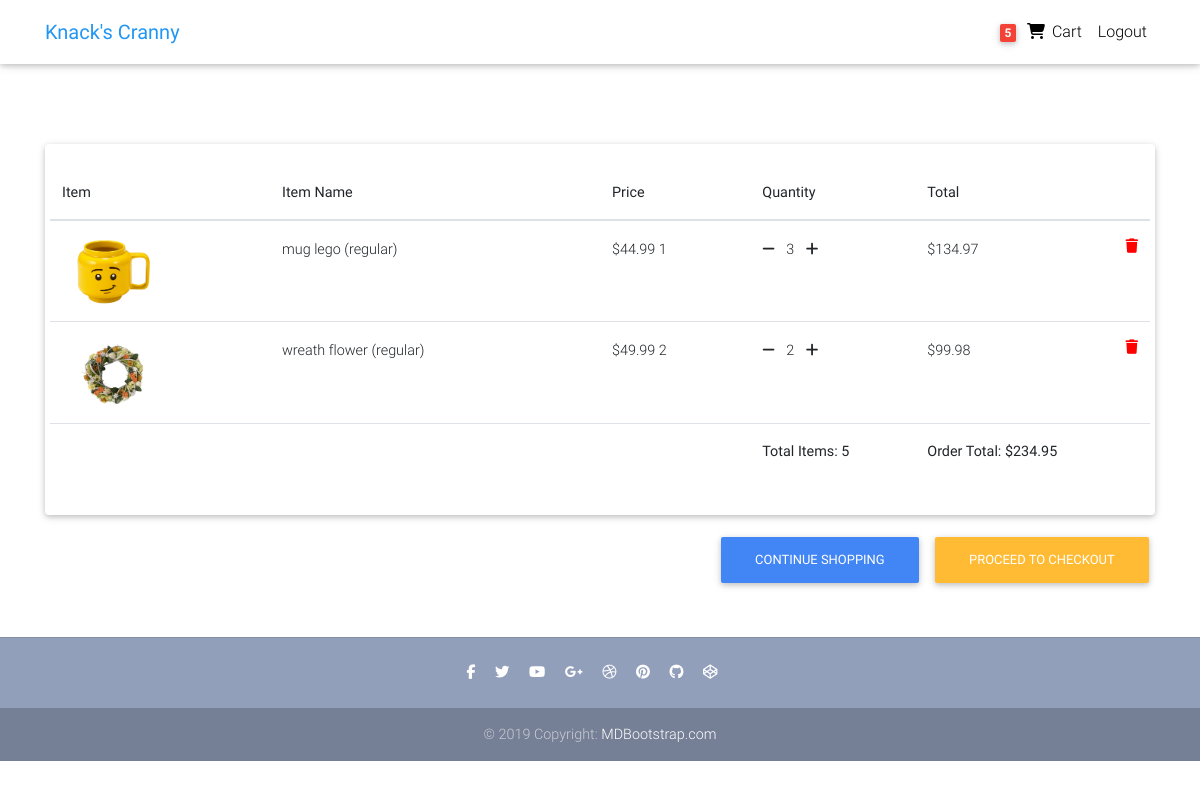
The app's page /cart/ (signed in) with its own data.
### users/models.py (models this page shows, shortened)
class Customer(models.Model):
    user = models.OneToOneField(User, on_delete=models.SET_NULL, blank=True, null=True)
    session_id = models.CharField(max_length=32, blank=True, null=True)
    first_name = models.CharField(max_length=50, blank=True, null=True)
    last_name = models.CharField(max_length=50, blank=True, null=True)
    email = models.EmailField(max_length=100, blank=True, null=True)
    contact1 = models.CharField(max_length=30, blank=True, null=True)
    contact2 = models.CharField(max_length=30, blank=True, null=True)
    date_added = models.DateTimeField(default=timezone.now)
    image = models.ImageField(default=f'default_profile.png', upload_to='profile_pics')

### ecommerce/models.py (models this page shows, shortened)
class Order(models.Model):
    customer = models.ForeignKey(Customer, on_delete=models.SET_NULL, blank=True, null=True)
    reference_code = models.CharField(max_length=20, blank=True, null=True)
    shipping_address = models.ForeignKey(Address, related_name='shipping_address', on_delete=models.SET_NULL, blank=True, null=True)
    billing_address = models.ForeignKey(Address, related_name='billing_address', on_delete=models.SET_NULL, blank=True, null=True)
    payment = models.ForeignKey(Payment, on_delete=models.SET_NULL, blank=True, null=True)
    coupon = models.ForeignKey(Coupon, on_delete=models.SET_NULL, blank=True, null=True)
    date_added = models.DateTimeField(default=timezone.now)
    is_ordered = models.BooleanField(default=False)
    ordered_date = models.DateTimeField(blank=True, null=True)
    @property
    def get_cart_total(self):
        order_items = self.orderitem_set.all()
        total = sum([item.get_total for item in order_items])
        if self.coupon:
            if self.coupon.fixed_amount:
                total -= self.coupon.fixed_amount
            elif self.coupon.percent_value:
                total = round(total - (total * (self.coupon.percent_value / 100)),2)
        return total
    @property
    def get_cart_items(self):
        order_items = self.orderitem_set.all()
        total = sum([item.quantity for item in order_items])
        return total

class OrderItem(models.Model):
    item = models.ForeignKey(Variation, on_delete=models.SET_NULL, blank=True, null=True)
    order = models.ForeignKey(Order, on_delete=models.SET_NULL, blank=True, null=True)
    quantity = models.IntegerField(default=0, blank=True, null=True)
    date_added = models.DateTimeField(default=timezone.now)
    @property
    def get_total(self):
        total = self.item.price * self.quantity
        return total

### items/models.py (models this page shows, shortened)
class Variation(models.Model):
    item = models.ForeignKey(Item, on_delete=models.CASCADE)
    name = models.CharField(max_length=100, default='regular')
    alias = models.CharField(max_length=150, blank=True, unique=True)
    price = models.DecimalField(max_digits=6, decimal_places=2, null=True, blank=True)
    price_discount = models.DecimalField(max_digits=6, decimal_places=2, null=True, blank=True)
    description = models.TextField(null=True, blank=True)
    inventory = models.PositiveIntegerField(default=0, blank=True)
    active = models.BooleanField(default=True)
    date_added = models.DateTimeField(default=timezone.now)
    date_updated = models.DateTimeField(default=timezone.now)

class VariationImage(models.Model):
    variation = models.ForeignKey(Variation, on_delete=models.CASCADE)
    name = models.CharField(max_length=100, default='default')
    alias = models.CharField(max_length=150, blank=True, unique=True)
    image = image = models.ImageField(default=f'default_variation.png', upload_to='item_variation_pics')

class Item(models.Model):
    category = models.ForeignKey(Category, on_delete=models.SET_NULL, null=True, blank=True)
    name = models.CharField(max_length=100, unique=True)
    description = models.TextField()
    price = models.DecimalField(max_digits=6, decimal_places=2)
    price_discount = models.DecimalField(max_digits=6, decimal_places=2, null=True, blank=True)
    date_added = models.DateTimeField(default=timezone.now)
    date_updated = models.DateTimeField(default=timezone.now)
    image = models.ImageField(default=f'default.png', upload_to='item_pics')

### ecommerce/views.py (the view)
# urls.py: path('cart/', views.cart, name='cart'),
def cart(request):
    customer = query_customer(request)
    order, created = Order.objects.get_or_create(customer=customer, is_ordered=False)
    items = order.orderitem_set.all()
    context = {
        'items': items,
        'order': order,
    }
    return render(request, 'ecommerce/cart.html', context)

### ecommerce/templatetags/cart_items_count.py (called while the page is built)
@register.filter
def cart_items_count(request):
    customer = query_customer(request)
    order = Order.objects.filter(customer=customer, is_ordered=False)
    if order.exists():
        return order.first().get_cart_items
    return None

### ecommerce/views.py (called while the page is built)
def query_customer(request):
    if request.user.is_authenticated:
        return Customer.objects.filter(user=request.user).first()
    else:
        return get_session(request)

### ecommerce/templates/ecommerce/cart.html (shortened to what this page needs)
{% extends "ecommerce/base.html" %}
{% block content %}
<main class="mt-5 pt-4">
  <div class="container">
    <div class="row">
      <div class="col-md-12 mb-4">
        <div class="card">
          <div class="card-body">
            <div class="row">
              <div class="table-responsive text-nowrap">
                <table class="table">
                  <thead>
                    <tr>
                      <th scope="col">Item</th>
                      <th scope="col">Item Name</th>
                      <th scope="col">Price</th>
                      <th scope="col" class="th-cart">Quantity</th>
                      <th scope="col" class="th-cart">Total</th>
                      <th scope="col"></th>
                    </tr>
                  </thead>
                  <tbody>
                    {% for item in items %}
                    <tr>
                      <th scope="row" class="th-summary-img"><img style="width:100px" src="{{ item.item.variationimage_set.first.image.url }}"></th>
                      <td class="td-cart">{{ item.item.item.name }} ({{ item.item.name }})</td>
                      <td>${{ item.item.price }} {{ item.item.id }}</td>
                      <td>
                        {% if item.quantity > 1%}
                        <form name="minusCart-{{item.item.id}}" action="{% url 'ecommerce:minus-from-cart' item.item.id %}" method="POST" class="d-inline">
                          <a onClick="document.forms['minusCart-{{item.item.id}}'].submit();" href="#"><i class="fas fa-minus mr-2"></i></a>
                        </form>
                        {% else %}
                        <a data-toggle="modal" href="#delete-cart-item{{ item.item.id }}"><i class="fas fa-minus mr-2"></i></a>
                        {% endif %}
                        {{ item.quantity }}
                        <form name="addCart-{{item.item.id}}" action="{% url 'ecommerce:add-to-cart' item.item.id 2 %}" method="POST" class="d-inline">
                          <a onClick="document.forms['addCart-{{item.item.id}}'].submit();" href="#"><i class="fas fa-plus ml-2"></i></a>
                        </form>
                      </td>
                      <td>${{ item.get_total }}</td>
                      <td>
                        <a data-toggle="modal" href="#delete-cart-item{{ item.item.id }}" style='color: red;'>
                          <i class="fas fa-trash float-right"></i>
                        </a>
                      </td>
                    </tr>
                    {% empty %}
                    <tr>
                      <td class="text-warning">Cart is empty.</td>
                    </tr>
                    {% endfor %}
                    {% if items %}
                    <tr>
                      <td colspan="3"></td>
                      <td><strong>Total Items: {{ order.get_cart_items }}</strong></td>
                      <td><strong>Order Total: ${{ order.get_cart_total }}</strong></td>
                      <td></td>
                    </tr>
                    {% endif %}
                  </tbody>
                </table>
              </div>
            </div>
          </div>
        </div>
        <div class="float-right mt-3">
          <a class="btn btn-primary" href="{% url 'ecommerce:home' %}">Continue shopping</a>
          {% if items %}
          <a class="btn btn-warning" href="{% url 'ecommerce:checkout' %}">Proceed to checkout</a>
          {% endif %}
        </div>
      </div>
    </div>
  </div>
</main>
{% endblock content %}

### ecommerce/templates/ecommerce/base.html (shortened to what this page needs)
{% load static %}
<!DOCTYPE html>
<html lang="en" dir="ltr">
<head>
    <link href="{% static 'ecommerce/css/bootstrap.min.css' %}" rel="stylesheet">
    <link href="{% static 'ecommerce/css/mdb.min.css' %}" rel="stylesheet">
    <link href="{% static 'ecommerce/css/style.css' %}" rel="stylesheet">
</head>
{% include "ecommerce/navbar.html" %}
<body>
    <div class="mt-5 pt-4">
    </div>
    {% block content %}
    {% endblock content %}
    {% include "ecommerce/footer.html" %}
</body>
</html>

### ecommerce/templates/ecommerce/navbar.html (shortened to what this page needs)
{% load cart_items_count %}
<nav class="navbar fixed-top navbar-expand-lg navbar-light white scrolling-navbar">
    <div class="container">
      <a class="navbar-brand waves-effect" href="/">
        <strong class="blue-text">Knack's Cranny</strong>
      </a>
      <div class="collapse navbar-collapse" id="navbarSupportedContent">
        <ul class="navbar-nav nav-flex-icons">
          {% if request.user.is_authenticated %}
          <li class="nav-item">
            <a href="{% url 'ecommerce:cart' %}" class="nav-link waves-effect">
              {% if request|cart_items_count %}
              <span class="badge red z-depth-1 mr-1"> {{ request|cart_items_count }} </span>
              {% endif %}
              <i class="fas fa-shopping-cart"></i>
              <span class="clearfix d-none d-sm-inline-block"> Cart </span>
            </a>
          </li>
          <li class="nav-item">
            <a class="nav-link waves-effect" href="#">
              <span class="clearfix d-none d-sm-inline-block"> Logout </span>
            </a>
          </li>
          {% endif %}
        </ul>
      </div>
    </div>
  </nav>

### ecommerce/templates/ecommerce/footer.html
<footer class="page-footer text-center font-small mt-4 wow fadeIn">
    <hr class="my-4">
    <div class="pb-4">
      <a href="https://www.facebook.com/mdbootstrap" target="_blank">
        <i class="fab fa-facebook-f mr-3"></i>
      </a>
      <a href="https://twitter.com/MDBootstrap" target="_blank">
        <i class="fab fa-twitter mr-3"></i>
      </a>
      <a href="https://www.youtube.com/watch?v=7MUISDJ5ZZ4" target="_blank">
        <i class="fab fa-youtube mr-3"></i>
      </a>
      <a href="https://plus.google.com/u/0/b/107863090883699620484" target="_blank">
        <i class="fab fa-google-plus-g mr-3"></i>
      </a>
      <a href="https://dribbble.com/mdbootstrap" target="_blank">
        <i class="fab fa-dribbble mr-3"></i>
      </a>
      <a href="https://pinterest.com/mdbootstrap" target="_blank">
        <i class="fab fa-pinterest mr-3"></i>
      </a>
      <a href="https://github.com/mdbootstrap/bootstrap-material-design" target="_blank">
        <i class="fab fa-github mr-3"></i>
      </a>
      <a href="http://codepen.io/mdbootstrap/" target="_blank">
        <i class="fab fa-codepen mr-3"></i>
      </a>
    </div>
    <div class="footer-copyright py-3">
      © 2019 Copyright:
      <a href="https://mdbootstrap.com/education/bootstrap/" target="_blank"> MDBootstrap.com </a>
    </div>
  </footer>

### ecommerce/templates/ecommerce/scripts.html (shortened to what this page needs)
{% load static %}

### ecommerce/static/ecommerce/css/style.css (style rules this page uses)
.page-footer { background-color: #929FBA; }
.th-cart { width: 15%; }
.td-cart { width: 30%; }
.th-summary-img { width: 20%; }

### records on screen
OrderItem: item.variationimage_set.first.image (picture), item.item.name "mug lego", item.name "regular", item.price "44.99", item.id "1", quantity "3", get_total "134.97"
OrderItem: item.variationimage_set.first.image (picture), item.item.name "wreath flower", item.name "regular", item.price "49.99", item.id "2", quantity "2", get_total "99.98"
Order: get_cart_items "5", get_cart_total "234.95"

### other values on screen
{{ request|cart_items_count }} "5"
